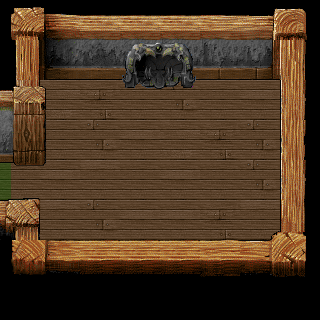

This is a level from a 2D game, rendered from its Tiled map with the project's own tilesets. A one-line summary and the map file follow, with tile-layer data summarised:
An orthogonal 8x8 tile map with 40x40 px tiles, 2 tile layers (Tile Layer 1, Tile Layer 2).

<map version="1.0" orientation="orthogonal" width="8" height="8" tilewidth="40" tileheight="40">
 <tileset firstgid="1" name="tileset2" tilewidth="40" tileheight="40">
  <image source="tileset.png" width="600" height="280" />
  <tile id="0">
   <properties>
    <property name="DUNGEON_FLOOR" value="1" />
   </properties>
  </tile>
  <tile id="1">
   <properties>
    <property name="DUNGEON_FLOOR" value="1" />
   </properties>
  </tile>
  <tile id="2">
   <properties>
    <property name="DUNGEON_FLOOR" value="1" />
   </properties>
  </tile>
  <tile id="3">
   <properties>
    <property name="DUNGEON_FLOOR" value="1" />
   </properties>
  </tile>
  <tile id="4">
   <properties>
    <property name="DUNGEON_FLOOR" value="1" />
   </properties>
  </tile>
  <tile id="5">
   <properties>
    <property name="DUNGEON_FLOOR" value="1" />
   </properties>
  </tile>
  <tile id="22">
   <properties>
    <property name="DOOR" value="1" />
   </properties>
  </tile>
  <tile id="52">
   <properties>
    <property name="DOOR" value="1" />
   </properties>
  </tile>
  <tile id="71">
   <properties>
    <property name="DOOR" value="1" />
   </properties>
  </tile>
  <tile id="72">
   <properties>
    <property name="DOOR" value="1" />
   </properties>
  </tile>
  <tile id="74">
   <properties>
    <property name="DOOR" value="1" />
   </properties>
  </tile>
 </tileset>
 <layer name="Tile Layer 1" width="8" height="8">
  <data>[64 cells, 64 non-empty, 8 distinct tile ids]</data>
 </layer>
 <layer name="Tile Layer 2" width="8" height="8">
  <data>[64 cells, 64 non-empty, 35 distinct tile ids]</data>
 </layer>
</map>
